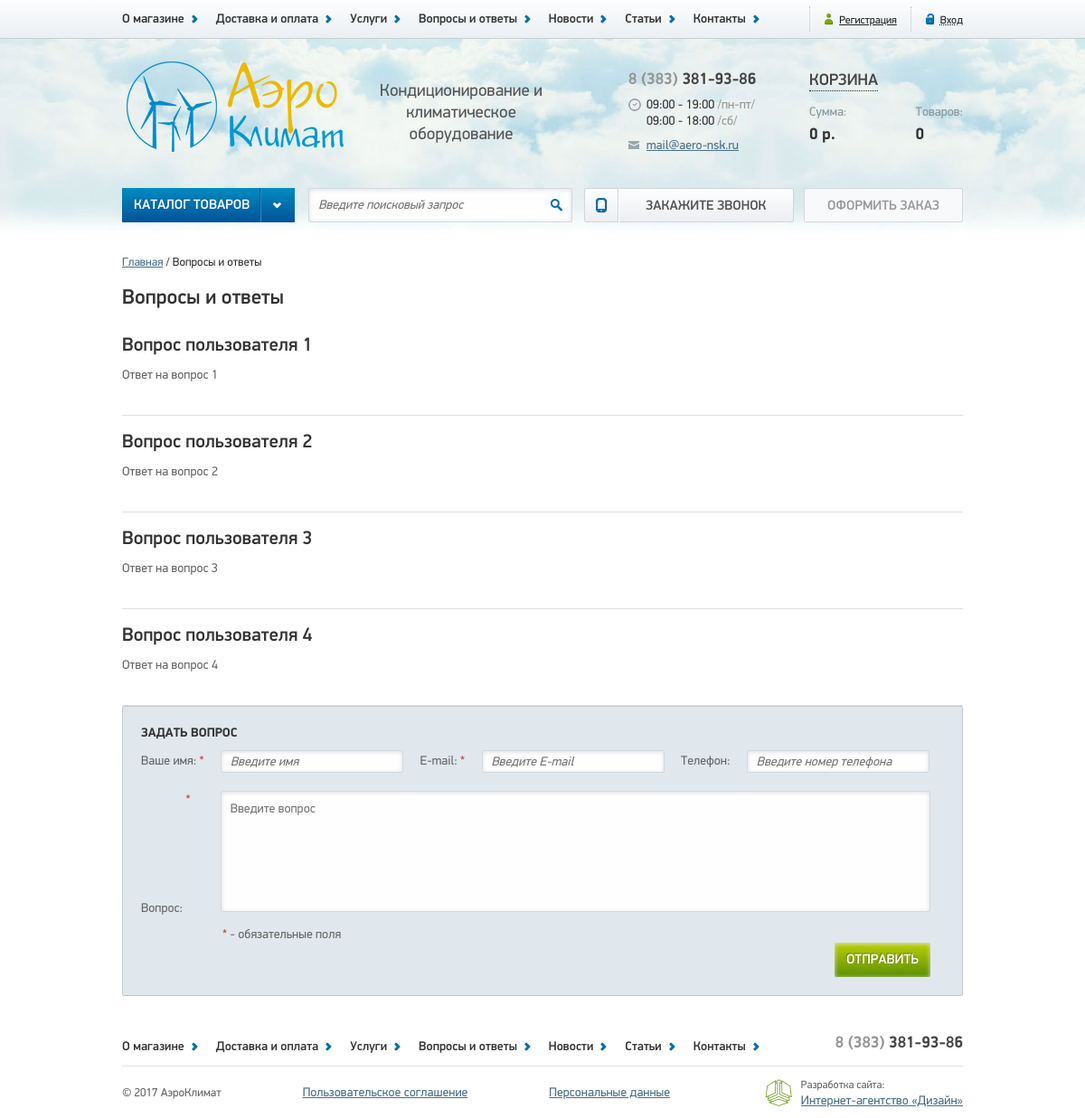
Page /faqs on the earlier database version.
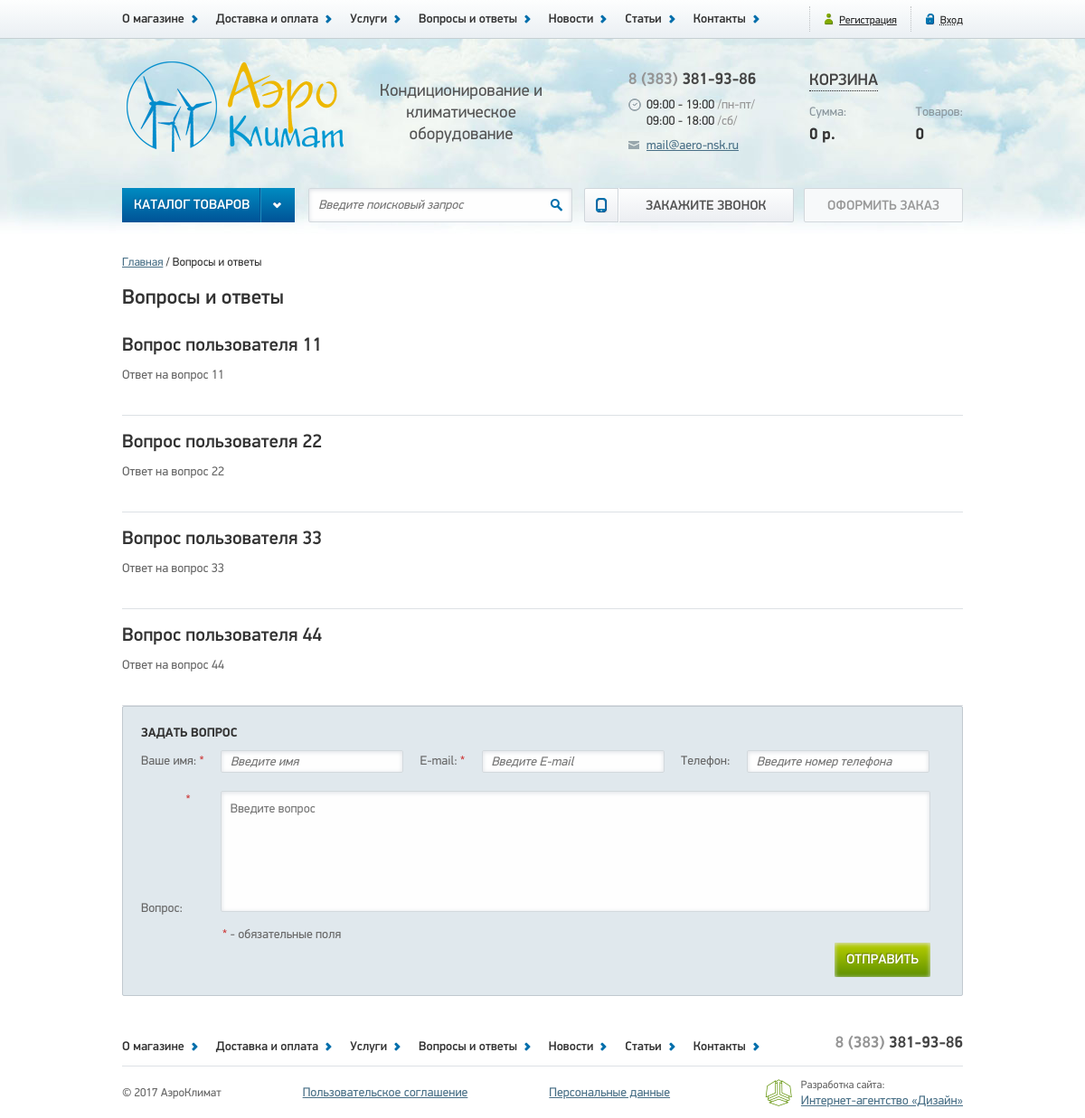
Same page on the later database version.
### tables this page shows
CREATE TABLE `pages` (
  `id` int(3) NOT NULL,
  `name` varchar(255) NOT NULL,
  `title` varchar(255) NOT NULL,
  `meta_d` varchar(255) NOT NULL,
  `meta_k` varchar(255) NOT NULL,
  `text` text NOT NULL,
  `text1` text,
  `text2` text,
  `text3` text
);

CREATE TABLE `faqs` (
  `id` bigint(20) UNSIGNED NOT NULL,
  `name` varchar(100) NOT NULL,
  `email` varchar(255) NOT NULL,
  `phone` varchar(100) DEFAULT NULL,
  `question` text NOT NULL,
  `answer` text
);

### app/Traits/Magic.php (called while the page is built, shortened)
<?php
trait Magic
{
    protected $data = [];
    public function __set($name, $value)
    {
        $this->data[$name] = $value;
    }
    public function __get($name)
    {
        return $this->data[$name];
    }
    public function __isset($name)
    {
        return isset($this->data[$name]);
    }
}

### app/Db.php (called while the page is built, shortened)
<?php
class Db
{
    protected $dbh;
    public function __construct()
    {
        $config = Config::getInstance()->data;
        $dsn = 'mysql:host=' . $config['db']['host'] . ';dbname=' . $config['db']['dbname'];
        try {
            $this->dbh = new \PDO($dsn, $config['db']['user'], $config['db']['password']);
        } catch (\PDOException $e) {
            $exc = new DbException($e->getMessage(), $e->getCode());
            Logger::getInstance()->emergency($exc);
            throw $exc;
        }
    }
    public function query(string $sql, string $class, array $params = [])
    {
        try {
            $sth = $this->dbh->prepare($sql);
            $sth->execute($params);
            return $sth->fetchAll(\PDO::FETCH_CLASS, $class);
        } catch (\PDOException $e) {
            $exc = new DbException($e->getMessage(), $e->getCode());
            Logger::getInstance()->error($exc);
            throw $exc;
        }
    }
}

### app/Traits/Singleton.php (called while the page is built, shortened)
<?php
trait Singleton
{
    private static $instance = null;
    public static function getInstance()
    {
        if (static::$instance === null) {
            static::$instance = new static();
        }
        return static::$instance;
    }
}

### app/Config.php (called while the page is built, shortened)
<?php
class Config
{
    private function __construct()
    {
        $this->data = require __DIR__ . '/../config/config.php';
    }
}

### config/config.php (called while the page is built)
<?php
return [
    'db' => [
        'host'     => 'localhost',
        'dbname'   => 'aero',
        'user'     => 'root',
        'password' => ''
    ],
    'log' => [
        'error'    => __DIR__ . '/../logs/errors.log'
    ],
    'image' => [
        'path'     => __DIR__ . '/../public/images/'
    ]
];

### app/Models/Model.php (called while the page is built, shortened)
<?php
abstract class Model
{
    protected static $table = null;
    public static function findAll()
    {
        $sql = 'SELECT * FROM ' . static::$table . ' ORDER BY id';
        $db = new Db();
        $data = $db->query($sql, static::class);
        return $data;
    }
    public static function findByName(string $name)
    {
        $sql = 'SELECT * FROM ' . static::$table . ' WHERE name=:name';
        $params = [
            ':name' => $name
        ];
        $db = new Db();
        $data = $db->query($sql, static::class, $params);
        return array_shift($data);
    }
}

### app/Controllers/Faqs.php (called while the page is built, shortened)
<?php
class Faqs extends Controller
{
    protected function actionDefault()
    {
        $this->view->items = Faq::findAll();
        $this->view->page  = Page::findByName('faqs');
        $this->view->display(__DIR__ . '/../../views/default/faq.php');
    }
}

### public/index.php (called while the page is built, shortened)
<?php
$uri = $_SERVER['REQUEST_URI'];
$parts = explode('/', $uri);
foreach ($parts as $key => $part){
    $parts[$key] = ucfirst($part);
}
if ($parts[1] === 'Admin'){
    $controllerClass = '\\App\\Controllers\\Admin\\' . (!empty($parts[2]) ? $parts[2] : 'Index');
    if (!class_exists($controllerClass)) {
        $controller = new Errors();
        $controller->action('403');
    }
    $actionName = (!empty($parts[3]) ? $parts[3] : 'Default');
} else {
    $actionName = (!empty($parts[2]) ? $parts[2] : 'Default');
}
$controller = new $controllerClass;
try {
    $controller->action($actionName);
} catch (DbException $e) {
    $controller = new Errors();
    $controller->action('500');
} catch (NotFoundException $e) {
    $controller = new Errors();
    $controller->action('404');
} catch (UploaderException $e) {
    $controller = new Errors();
    $controller->action('400');
}

### app/Models/Faq.php (called while the page is built, shortened)
<?php
class Faq extends Model
{
    public function __get($name)
    {
        return $this->data[$name];
    }
}

### views/default/faq.php (the view)
<?php require __DIR__ . '/../header.php'; ?>
    <section class="container clearfix">
        <div class="path">
            <span>
                <a href="/">Главная</a>
            </span>
            <span>
                <?php echo $page->title; ?>
            </span>
        </div>
        <main class="wide">
            <h1><?php echo $page->title; ?></h1>
            <?php foreach ($items as $item) : ?>
                <article>
                    <h2><?php echo $item->question; ?></h2>
                    <p><?php echo $item->answer; ?></p>
                </article>
            <?php endforeach; ?>
            <form class="faq clearfix" method="post">
                <h3>Задать вопрос</h3>
                <div>
                    <label>Ваше имя: <span>*</span>
                        <input type="text" name="name" placeholder="Введите имя" required>
                    </label>
                    <label>E-mail: <span>*</span>
                        <input type="email" name="email" placeholder="Введите E-mail" required>
                    </label>
                    <label>Телефон:
                        <input type="text" name="phone" placeholder="Введите номер телефона">
                    </label>
                </div>
                <div class="message">
                    <label class="message">Вопрос: <span>*</span>
                        <textarea name="message" placeholder="Введите вопрос" required></textarea>
                    </label>
                    <p><span>*</span> - обязательные поля</p>
                </div>
                <input type="submit" class="right" value="Отправить">
            </form>
        </main>
    </section>
<?php require __DIR__ . '/../footer.php';

### app/Controllers/Controller.php (shortened to what this page needs)
<?php
abstract class Controller
{
    protected function access($action)
    {
        return true;
    }
    public function action(string $name)
    {
        if ($this->access($name)) {
            $methodName = 'action' . $name;
            if (method_exists($this, $methodName)) {
                $this->$methodName();
            } else {
                $exc = new NotFoundException('Метод не найден!');
                Logger::getInstance()->error($exc);
                throw $exc;
            }
        } else {
            header('HTTP/1.1 403 Forbidden', 403);
            die('Доступ запрещен!');
        }
    }
}

### app/Views/View.php (shortened to what this page needs)
<?php
class View
    implements \Iterator, \Countable, \ArrayAccess
{
    public function render(string $template)
    {
        include $template;
        $content = ob_get_contents();
        return $content;
    }
    public function display(string $template)
    {
        echo $this->render($template);
    }
}

### views/header.php (shortened to what this page needs)
<!doctype html>
<html lang="ru">
<head>
    <link type="text/css" href="/css/style.css" rel="stylesheet" />
    <link type="text/css" href="/css/catalog.css" rel="stylesheet" />
    <link type="text/css" href="/css/errors.css" rel="stylesheet" />
    <link type="text/css" href="/css/jcarousel.css" rel="stylesheet" />
    <link type="text/css" href="/css/tabs.css" rel="stylesheet" />
    <link type="text/css" href="/css/calc.css" rel="stylesheet" />
</head>
<body>
<div class="top">
    <div class="container">
        <?php require __DIR__ . '/menu.php'; ?>
        <div class="enter right">
            <a href="#">Вход</a>
        </div>
        <div class="reg right">
            <a href="/auth/registration.php">Регистрация</a>
        </div>
    </div>
</div>
<header class="container">
    <div class="logo left">
        <span class="right"><a href="/">Кондиционирование и климатическое оборудование</a></span>
        <a href="/"><img src="/images/logo.png" width="260" height="100" /></a>
    </div>
    <div class="work left">
        <p class="tel"><span>8 (383) </span>381-93-86</p>
        <p class="time">09:00 - 19:00 <span>/пн-пт/</span><br />09:00 - 18:00 <span>/сб/</span></p>
        <p class="email"><a href="mailto:mail@aero-nsk.ru">mail@aero-nsk.ru</a></p>
    </div>
    <div class="basket right">
        <div class="title"><a>КОРЗИНА</a></div>
        <div>
            <div class="inf left">Сумма: <span>0 р.</span></div>
            <div class="inf right">Товаров: <span>0</span></div>
        </div>
    </div>
    <div class="buttons clearfix">
        <div class="relative left">
            <div class="btn catalog darrow"><a href="/catalog/">Каталог товаров<b></b></a></div>
        </div>
        <div class="search left">
            <form class="relative left" action="#">
                <input id="search" class="input" type="text" name="q" size="40" maxlength="50" placeholder="Введите поисковый запрос" />
                <button name="s" type="submit" value="Y"></button>
            </form>
        </div>
        <div class="btn call left">
            <a href="#">Закажите звонок<b></b></a>
        </div>
        <div class="order_header btn right"><a href="#">Оформить заказ<b></b></a></div>
    </div>
</header>

### views/menu.php
<nav class="left">
    <span><a href="/company">О магазине</a></span>
    <span><a href="/delivery">Доставка и оплата</a></span>
    <span><a href="/services">Услуги</a></span>
    <span><a href="/faqs">Вопросы и ответы</a></span>
    <span><a href="/news">Новости</a></span>
    <span><a href="/papers">Статьи</a></span>
    <span><a href="/contacts">Контакты</a></span>
</nav>

### views/footer.php
<footer class="container clearfix">
    <?php require __DIR__ . '/menu.php'; ?>
    <div class="tel right"><span>8 (383) </span>381-93-86</div>
    <div class="line clear"></div>
    <div class="copy left">&copy; 2017 АэроКлимат</div>
    <div class="docs left"><a href="#">Пользовательское соглашение</a></div>
    <div class="docs left"><a href="#">Персональные данные</a></div>
    <div class="design relative right">
        <a href="#" class="img"><img src="/images/design.png" /></a>Разработка сайта:<br /><a href="#">Интернет-агентство «Дизайн»</a>
    </div>
</footer>
</body>
</html>

Differences in the rows shown:
changed faqs: question "Вопрос пользователя 1" → "Вопрос пользователя 11"; answer "Ответ на вопрос 1" → "Ответ на вопрос 11"
changed faqs: question "Вопрос пользователя 2" → "Вопрос пользователя 22"; answer "Ответ на вопрос 2" → "Ответ на вопрос 22"
changed faqs: question "Вопрос пользователя 3" → "Вопрос пользователя 33"; answer "Ответ на вопрос 3" → "Ответ на вопрос 33"
changed faqs: question "Вопрос пользователя 4" → "Вопрос пользователя 44"; answer "Ответ на вопрос 4" → "Ответ на вопрос 44"
